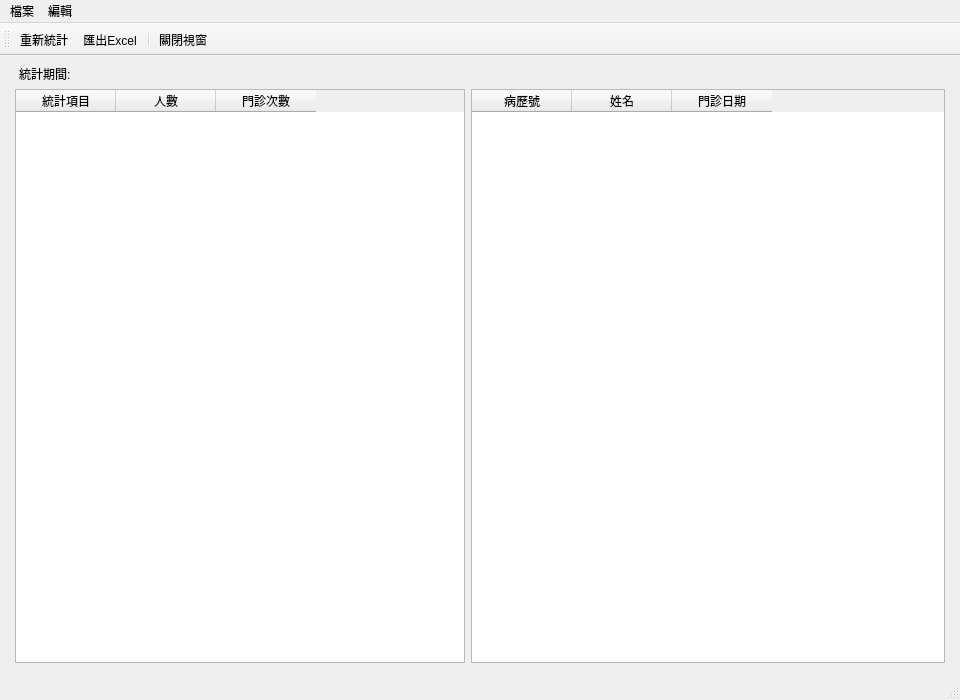
<?xml version="1.0" encoding="UTF-8"?>
<ui version="4.0">
 <class>StatisticsCorrectionReg</class>
 <widget class="QMainWindow" name="StatisticsCorrectionReg">
  <property name="geometry">
   <rect>
    <x>0</x>
    <y>0</y>
    <width>960</width>
    <height>700</height>
   </rect>
  </property>
  <property name="windowTitle">
   <string>矯正機關內門診報表</string>
  </property>
  <property name="toolButtonStyle">
   <enum>Qt::ToolButtonTextUnderIcon</enum>
  </property>
  <widget class="QWidget" name="centralwidget">
   <layout class="QVBoxLayout" name="verticalLayout_2">
    <item>
     <widget class="QLabel" name="label_period">
      <property name="text">
       <string>統計期間:</string>
      </property>
      <property name="margin">
       <number>5</number>
      </property>
      <property name="indent">
       <number>10</number>
      </property>
     </widget>
    </item>
    <item>
     <layout class="QHBoxLayout" name="horizontalLayout_trace">
      <property name="spacing">
       <number>6</number>
      </property>
      <property name="leftMargin">
       <number>6</number>
      </property>
      <property name="topMargin">
       <number>0</number>
      </property>
      <property name="rightMargin">
       <number>6</number>
      </property>
      <property name="bottomMargin">
       <number>6</number>
      </property>
      <item>
       <widget class="QTableWidget" name="tableWidget_discount_type">
        <property name="maximumSize">
         <size>
          <width>450</width>
          <height>16777215</height>
         </size>
        </property>
        <property name="editTriggers">
         <set>QAbstractItemView::NoEditTriggers</set>
        </property>
        <property name="selectionMode">
         <enum>QAbstractItemView::SingleSelection</enum>
        </property>
        <property name="selectionBehavior">
         <enum>QAbstractItemView::SelectRows</enum>
        </property>
        <column>
         <property name="text">
          <string>統計項目</string>
         </property>
        </column>
        <column>
         <property name="text">
          <string>人數</string>
         </property>
        </column>
        <column>
         <property name="text">
          <string>門診次數</string>
         </property>
        </column>
       </widget>
      </item>
      <item>
       <widget class="QTableWidget" name="tableWidget_patient_list">
        <property name="maximumSize">
         <size>
          <width>500</width>
          <height>16777215</height>
         </size>
        </property>
        <property name="editTriggers">
         <set>QAbstractItemView::NoEditTriggers</set>
        </property>
        <property name="alternatingRowColors">
         <bool>true</bool>
        </property>
        <property name="selectionBehavior">
         <enum>QAbstractItemView::SelectRows</enum>
        </property>
        <column>
         <property name="text">
          <string>病歷號</string>
         </property>
        </column>
        <column>
         <property name="text">
          <string>姓名</string>
         </property>
        </column>
        <column>
         <property name="text">
          <string>門診日期</string>
         </property>
        </column>
       </widget>
      </item>
     </layout>
    </item>
   </layout>
  </widget>
  <widget class="QMenuBar" name="menubar">
   <property name="geometry">
    <rect>
     <x>0</x>
     <y>0</y>
     <width>960</width>
     <height>33</height>
    </rect>
   </property>
   <widget class="QMenu" name="menu">
    <property name="title">
     <string>檔案</string>
    </property>
   </widget>
   <widget class="QMenu" name="menu_2">
    <property name="title">
     <string>編輯</string>
    </property>
   </widget>
   <addaction name="menu"/>
   <addaction name="menu_2"/>
  </widget>
  <widget class="QStatusBar" name="statusbar"/>
  <widget class="QToolBar" name="toolBar">
   <property name="palette">
    <palette>
     <active/>
     <inactive/>
     <disabled/>
    </palette>
   </property>
   <property name="windowTitle">
    <string>toolBar</string>
   </property>
   <property name="toolButtonStyle">
    <enum>Qt::ToolButtonTextUnderIcon</enum>
   </property>
   <attribute name="toolBarArea">
    <enum>TopToolBarArea</enum>
   </attribute>
   <attribute name="toolBarBreak">
    <bool>false</bool>
   </attribute>
   <addaction name="action_requery"/>
   <addaction name="action_export_to_excel"/>
   <addaction name="separator"/>
   <addaction name="action_close"/>
  </widget>
  <action name="action_requery">
   <property name="icon">
    <iconset>
     <normaloff>../icons/reload.svg</normaloff>../icons/reload.svg</iconset>
   </property>
   <property name="text">
    <string>重新統計</string>
   </property>
   <property name="toolTip">
    <string>重新統計</string>
   </property>
  </action>
  <action name="action_close">
   <property name="icon">
    <iconset>
     <normaloff>../icons/application-exit.svg</normaloff>../icons/application-exit.svg</iconset>
   </property>
   <property name="text">
    <string>關閉視窗</string>
   </property>
  </action>
  <action name="action_export_to_excel">
   <property name="icon">
    <iconset>
     <normaloff>../icons/application-vnd.ms-excel.png</normaloff>../icons/application-vnd.ms-excel.png</iconset>
   </property>
   <property name="text">
    <string>匯出Excel</string>
   </property>
   <property name="toolTip">
    <string>匯出Excel</string>
   </property>
  </action>
 </widget>
 <resources/>
 <connections/>
 <slots>
  <slot>pushButtonQueryClicked()</slot>
  <slot>pushButtonRequeryClicked()</slot>
  <slot>tableWidgetCellDoubleClicked()</slot>
  <slot>actionOpenCaseTriggered()</slot>
  <slot>actionDeleteCaseTriggered()</slot>
  <slot>actionPrintPresTriggered()</slot>
 </slots>
</ui>
